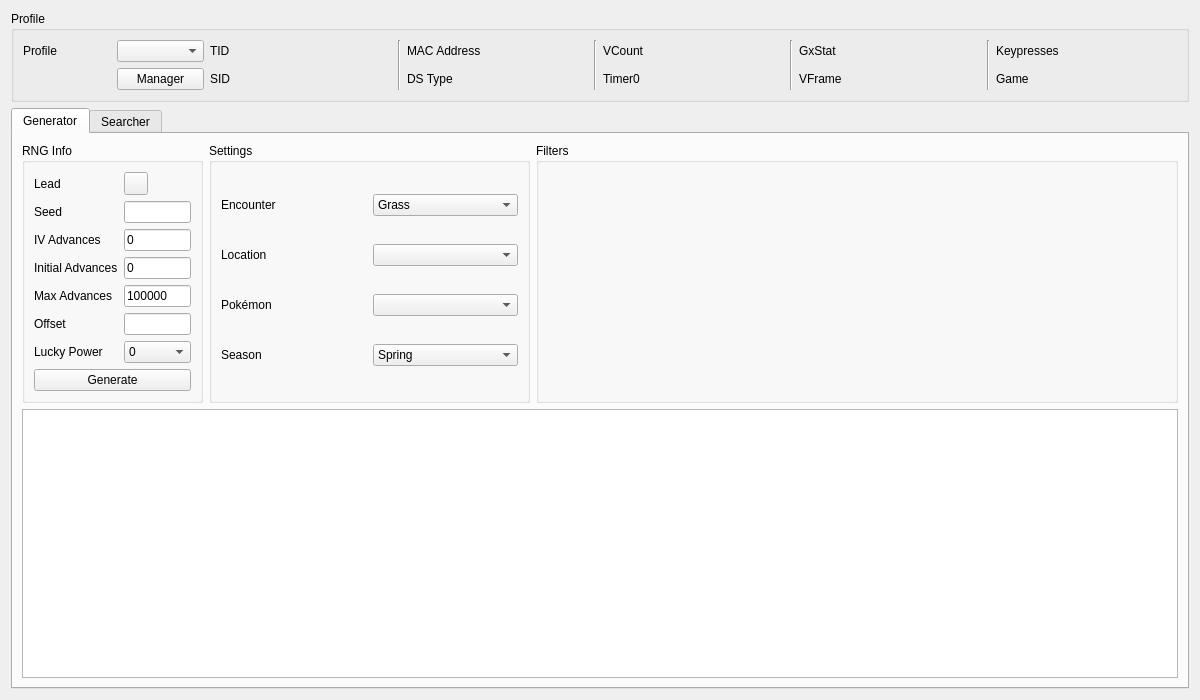
<?xml version="1.0" encoding="UTF-8"?>
<ui version="4.0">
 <class>Wild5</class>
 <widget class="QWidget" name="Wild5">
  <property name="geometry">
   <rect>
    <x>0</x>
    <y>0</y>
    <width>1200</width>
    <height>700</height>
   </rect>
  </property>
  <property name="windowTitle">
   <string>Gen 5 Wild</string>
  </property>
  <layout class="QGridLayout" name="gridLayout_8">
   <item row="0" column="0">
    <widget class="QGroupBox" name="groupBoxProfile">
     <property name="title">
      <string>Profile</string>
     </property>
     <layout class="QGridLayout" name="gridLayout_5">
      <item row="0" column="0">
       <widget class="QLabel" name="labelProfile">
        <property name="text">
         <string>Profile</string>
        </property>
       </widget>
      </item>
      <item row="0" column="1">
       <widget class="QComboBox" name="comboBoxProfiles"/>
      </item>
      <item row="1" column="1">
       <widget class="QPushButton" name="pushButtonProfileManager">
        <property name="text">
         <string>Manager</string>
        </property>
       </widget>
      </item>
      <item row="0" column="2">
       <widget class="QLabel" name="labelProfileTID">
        <property name="text">
         <string>TID</string>
        </property>
       </widget>
      </item>
      <item row="0" column="3">
       <widget class="QLabel" name="labelProfileTIDValue"/>
      </item>
      <item row="1" column="2">
       <widget class="QLabel" name="labelProfileSID">
        <property name="text">
         <string>SID</string>
        </property>
       </widget>
      </item>
      <item row="1" column="3">
       <widget class="QLabel" name="labelProfileSIDValue"/>
      </item>
      <item row="0" column="4" rowspan="2">
       <widget class="Line" name="line_4">
        <property name="orientation">
         <enum>Qt::Orientation::Vertical</enum>
        </property>
       </widget>
      </item>
      <item row="0" column="5">
       <widget class="QLabel" name="labelProfileMACAddress">
        <property name="text">
         <string>MAC Address</string>
        </property>
       </widget>
      </item>
      <item row="0" column="6">
       <widget class="QLabel" name="labelProfileMACAddressValue"/>
      </item>
      <item row="1" column="5">
       <widget class="QLabel" name="labelProfileDSType">
        <property name="text">
         <string>DS Type</string>
        </property>
       </widget>
      </item>
      <item row="1" column="6">
       <widget class="QLabel" name="labelProfileDSTypeValue"/>
      </item>
      <item row="0" column="7" rowspan="2">
       <widget class="Line" name="line_3">
        <property name="orientation">
         <enum>Qt::Orientation::Vertical</enum>
        </property>
       </widget>
      </item>
      <item row="0" column="8">
       <widget class="QLabel" name="labelProfileVCount">
        <property name="text">
         <string>VCount</string>
        </property>
       </widget>
      </item>
      <item row="0" column="9">
       <widget class="QLabel" name="labelProfileVCountValue"/>
      </item>
      <item row="1" column="8">
       <widget class="QLabel" name="labelProfileTimer0">
        <property name="text">
         <string>Timer0</string>
        </property>
       </widget>
      </item>
      <item row="1" column="9">
       <widget class="QLabel" name="labelProfileTimer0Value"/>
      </item>
      <item row="0" column="10" rowspan="2">
       <widget class="Line" name="line_2">
        <property name="orientation">
         <enum>Qt::Orientation::Vertical</enum>
        </property>
       </widget>
      </item>
      <item row="0" column="11">
       <widget class="QLabel" name="labelProfileGxStat">
        <property name="text">
         <string>GxStat</string>
        </property>
       </widget>
      </item>
      <item row="0" column="12">
       <widget class="QLabel" name="labelProfileGxStatValue"/>
      </item>
      <item row="1" column="11">
       <widget class="QLabel" name="labelProfileVFrame">
        <property name="text">
         <string>VFrame</string>
        </property>
       </widget>
      </item>
      <item row="1" column="12">
       <widget class="QLabel" name="labelProfileVFrameValue"/>
      </item>
      <item row="0" column="13" rowspan="2">
       <widget class="Line" name="line">
        <property name="orientation">
         <enum>Qt::Orientation::Vertical</enum>
        </property>
       </widget>
      </item>
      <item row="0" column="14">
       <widget class="QLabel" name="labelProfileKeypresses">
        <property name="text">
         <string>Keypresses</string>
        </property>
       </widget>
      </item>
      <item row="0" column="15">
       <widget class="QLabel" name="labelProfileKeypressesValue"/>
      </item>
      <item row="1" column="14">
       <widget class="QLabel" name="labelProfileGame">
        <property name="text">
         <string>Game</string>
        </property>
       </widget>
      </item>
      <item row="1" column="15">
       <widget class="QLabel" name="labelProfileGameValue"/>
      </item>
     </layout>
    </widget>
   </item>
   <item row="1" column="0">
    <widget class="QTabWidget" name="tabRNGSelector">
     <widget class="QWidget" name="tabGenerator">
      <attribute name="title">
       <string>Generator</string>
      </attribute>
      <layout class="QGridLayout" name="gridLayout_12">
       <item row="0" column="0">
        <widget class="QGroupBox" name="groupBoxGeneratorRNGInfo">
         <property name="sizePolicy">
          <sizepolicy hsizetype="Preferred" vsizetype="Preferred">
           <horstretch>1</horstretch>
           <verstretch>0</verstretch>
          </sizepolicy>
         </property>
         <property name="title">
          <string>RNG Info</string>
         </property>
         <layout class="QGridLayout" name="gridLayout_6">
          <item row="0" column="0">
           <widget class="QLabel" name="labelGeneratorLead">
            <property name="text">
             <string>Lead</string>
            </property>
           </widget>
          </item>
          <item row="0" column="1">
           <widget class="ComboMenu" name="comboMenuGeneratorLead"/>
          </item>
          <item row="1" column="0">
           <widget class="QLabel" name="labelGeneratorSeed">
            <property name="text">
             <string>Seed</string>
            </property>
           </widget>
          </item>
          <item row="1" column="1">
           <widget class="TextBox" name="textBoxGeneratorSeed"/>
          </item>
          <item row="2" column="0">
           <widget class="QLabel" name="labelGeneratorIVAdvances">
            <property name="text">
             <string>IV Advances</string>
            </property>
           </widget>
          </item>
          <item row="2" column="1">
           <widget class="TextBox" name="textBoxGeneratorIVAdvances">
            <property name="text">
             <string>0</string>
            </property>
           </widget>
          </item>
          <item row="3" column="0">
           <widget class="QLabel" name="labelGeneratorInitialAdvances">
            <property name="text">
             <string>Initial Advances</string>
            </property>
           </widget>
          </item>
          <item row="3" column="1">
           <widget class="TextBox" name="textBoxGeneratorInitialAdvances">
            <property name="text">
             <string notr="true">0</string>
            </property>
           </widget>
          </item>
          <item row="4" column="0">
           <widget class="QLabel" name="labelGeneratorMaxAdvances">
            <property name="text">
             <string>Max Advances</string>
            </property>
           </widget>
          </item>
          <item row="4" column="1">
           <widget class="TextBox" name="textBoxGeneratorMaxAdvances">
            <property name="text">
             <string notr="true">100000</string>
            </property>
           </widget>
          </item>
          <item row="5" column="0">
           <widget class="QLabel" name="labelGeneratorOffset">
            <property name="text">
             <string>Offset</string>
            </property>
           </widget>
          </item>
          <item row="5" column="1">
           <widget class="TextBox" name="textBoxGeneratorOffset"/>
          </item>
          <item row="6" column="0">
           <widget class="QLabel" name="labelGeneratorLuckyPower">
            <property name="text">
             <string>Lucky Power</string>
            </property>
           </widget>
          </item>
          <item row="6" column="1">
           <widget class="ComboBox" name="comboBoxGeneratorLuckyPower">
            <item>
             <property name="text">
              <string notr="true">0</string>
             </property>
            </item>
            <item>
             <property name="text">
              <string notr="true">1</string>
             </property>
            </item>
            <item>
             <property name="text">
              <string notr="true">2</string>
             </property>
            </item>
            <item>
             <property name="text">
              <string notr="true">3</string>
             </property>
            </item>
            <item>
             <property name="text">
              <string>S/MAX</string>
             </property>
            </item>
           </widget>
          </item>
          <item row="7" column="0" colspan="2">
           <widget class="QPushButton" name="pushButtonGenerate">
            <property name="text">
             <string>Generate</string>
            </property>
           </widget>
          </item>
         </layout>
        </widget>
       </item>
       <item row="0" column="1">
        <widget class="QGroupBox" name="groupBoxGeneratorSettings">
         <property name="sizePolicy">
          <sizepolicy hsizetype="Preferred" vsizetype="Preferred">
           <horstretch>2</horstretch>
           <verstretch>0</verstretch>
          </sizepolicy>
         </property>
         <property name="title">
          <string>Settings</string>
         </property>
         <layout class="QGridLayout" name="gridLayout_7">
          <item row="0" column="0">
           <widget class="QLabel" name="labelGeneratorEncounter">
            <property name="text">
             <string>Encounter</string>
            </property>
           </widget>
          </item>
          <item row="0" column="1">
           <widget class="ComboBox" name="comboBoxGeneratorEncounter">
            <item>
             <property name="text">
              <string>Grass</string>
             </property>
            </item>
            <item>
             <property name="text">
              <string>Dark Grass</string>
             </property>
            </item>
            <item>
             <property name="text">
              <string>Rustling Grass</string>
             </property>
            </item>
            <item>
             <property name="text">
              <string>Surfing</string>
             </property>
            </item>
            <item>
             <property name="text">
              <string>Rippling Surfing</string>
             </property>
            </item>
            <item>
             <property name="text">
              <string>Fishing</string>
             </property>
            </item>
            <item>
             <property name="text">
              <string>Rippling Fishing</string>
             </property>
            </item>
           </widget>
          </item>
          <item row="1" column="0">
           <widget class="QLabel" name="labelGeneratorLocation">
            <property name="text">
             <string>Location</string>
            </property>
           </widget>
          </item>
          <item row="1" column="1">
           <widget class="ComboBox" name="comboBoxGeneratorLocation"/>
          </item>
          <item row="2" column="0">
           <widget class="QLabel" name="labelGeneratorPokemon">
            <property name="text">
             <string>Pokémon</string>
            </property>
           </widget>
          </item>
          <item row="2" column="1">
           <widget class="ComboBox" name="comboBoxGeneratorPokemon"/>
          </item>
          <item row="3" column="0">
           <widget class="QLabel" name="labelGeneratorSeason">
            <property name="text">
             <string>Season</string>
            </property>
           </widget>
          </item>
          <item row="3" column="1">
           <widget class="QComboBox" name="comboBoxGeneratorSeason">
            <item>
             <property name="text">
              <string>Spring</string>
             </property>
            </item>
            <item>
             <property name="text">
              <string>Summer</string>
             </property>
            </item>
            <item>
             <property name="text">
              <string>Autumn</string>
             </property>
            </item>
            <item>
             <property name="text">
              <string>Winter</string>
             </property>
            </item>
           </widget>
          </item>
         </layout>
        </widget>
       </item>
       <item row="0" column="2">
        <widget class="QGroupBox" name="groupBoxGeneratorFilters">
         <property name="sizePolicy">
          <sizepolicy hsizetype="Preferred" vsizetype="Preferred">
           <horstretch>4</horstretch>
           <verstretch>0</verstretch>
          </sizepolicy>
         </property>
         <property name="title">
          <string>Filters</string>
         </property>
         <layout class="QGridLayout" name="gridLayout">
          <item row="0" column="0" rowspan="2">
           <widget class="Filter" name="filterGenerator" native="true"/>
          </item>
         </layout>
        </widget>
       </item>
       <item row="1" column="0" colspan="3">
        <widget class="TableView" name="tableViewGenerator"/>
       </item>
      </layout>
     </widget>
     <widget class="QWidget" name="tabSearcher">
      <attribute name="title">
       <string>Searcher</string>
      </attribute>
      <layout class="QGridLayout" name="gridLayout_3">
       <item row="0" column="0">
        <widget class="QGroupBox" name="groupBoxSearcherRNGInfo">
         <property name="sizePolicy">
          <sizepolicy hsizetype="Preferred" vsizetype="Preferred">
           <horstretch>1</horstretch>
           <verstretch>0</verstretch>
          </sizepolicy>
         </property>
         <property name="title">
          <string>RNG Info</string>
         </property>
         <layout class="QGridLayout" name="gridLayout_2">
          <item row="0" column="0">
           <widget class="QLabel" name="labelSearcherLead">
            <property name="text">
             <string>Lead</string>
            </property>
           </widget>
          </item>
          <item row="0" column="1">
           <widget class="ComboMenu" name="comboMenuSearcherLead"/>
          </item>
          <item row="1" column="0">
           <widget class="QLabel" name="labelSearcherInitialIVAdvances">
            <property name="text">
             <string>Initial IV Advances</string>
            </property>
           </widget>
          </item>
          <item row="1" column="1">
           <widget class="TextBox" name="textBoxSearcherInitialIVAdvances">
            <property name="text">
             <string>0</string>
            </property>
           </widget>
          </item>
          <item row="2" column="0">
           <widget class="QLabel" name="labelSearcherMaxIVAdvances">
            <property name="text">
             <string>Max IV Advances</string>
            </property>
           </widget>
          </item>
          <item row="2" column="1">
           <widget class="TextBox" name="textBoxSearcherMaxIVAdvances">
            <property name="text">
             <string>0</string>
            </property>
           </widget>
          </item>
          <item row="3" column="0">
           <widget class="QLabel" name="labelSearcherInitialAdvances">
            <property name="text">
             <string>Initial Advances</string>
            </property>
           </widget>
          </item>
          <item row="3" column="1">
           <widget class="TextBox" name="textBoxSearcherInitialAdvances">
            <property name="text">
             <string>0</string>
            </property>
           </widget>
          </item>
          <item row="4" column="0">
           <widget class="QLabel" name="labelSearcherMaxAdvances">
            <property name="text">
             <string>Max Advances</string>
            </property>
           </widget>
          </item>
          <item row="4" column="1">
           <widget class="TextBox" name="textBoxSearcherMaxAdvances">
            <property name="text">
             <string notr="true">100</string>
            </property>
           </widget>
          </item>
          <item row="5" column="0">
           <widget class="QLabel" name="labelSearcherLuckyPower">
            <property name="text">
             <string>Lucky Power</string>
            </property>
           </widget>
          </item>
          <item row="5" column="1">
           <widget class="ComboBox" name="comboBoxSearcherLuckyPower">
            <item>
             <property name="text">
              <string notr="true">0</string>
             </property>
            </item>
            <item>
             <property name="text">
              <string notr="true">1</string>
             </property>
            </item>
            <item>
             <property name="text">
              <string notr="true">2</string>
             </property>
            </item>
            <item>
             <property name="text">
              <string notr="true">3</string>
             </property>
            </item>
            <item>
             <property name="text">
              <string>S/MAX</string>
             </property>
            </item>
           </widget>
          </item>
          <item row="6" column="0">
           <widget class="QLabel" name="labelSearcherStartDate">
            <property name="text">
             <string>Start Date</string>
            </property>
           </widget>
          </item>
          <item row="6" column="1">
           <widget class="DateEdit" name="dateEditSearcherStartDate"/>
          </item>
          <item row="7" column="0">
           <widget class="QLabel" name="labelSearcherEndDate">
            <property name="text">
             <string>End Date</string>
            </property>
           </widget>
          </item>
          <item row="7" column="1">
           <widget class="DateEdit" name="dateEditSearcherEndDate"/>
          </item>
          <item row="8" column="0" colspan="2">
           <layout class="QHBoxLayout" name="horizontalLayout">
            <item>
             <widget class="QPushButton" name="pushButtonSearch">
              <property name="text">
               <string>Search</string>
              </property>
             </widget>
            </item>
            <item>
             <widget class="QPushButton" name="pushButtonCancel">
              <property name="enabled">
               <bool>false</bool>
              </property>
              <property name="text">
               <string>Cancel</string>
              </property>
             </widget>
            </item>
           </layout>
          </item>
         </layout>
        </widget>
       </item>
       <item row="0" column="1">
        <widget class="QGroupBox" name="groupBoxSearcherSettings">
         <property name="sizePolicy">
          <sizepolicy hsizetype="Preferred" vsizetype="Preferred">
           <horstretch>2</horstretch>
           <verstretch>0</verstretch>
          </sizepolicy>
         </property>
         <property name="title">
          <string>Settings</string>
         </property>
         <layout class="QGridLayout" name="gridLayout_9">
          <item row="0" column="0">
           <widget class="QLabel" name="labelSearcherEncounter">
            <property name="text">
             <string>Encounter</string>
            </property>
           </widget>
          </item>
          <item row="0" column="1">
           <widget class="ComboBox" name="comboBoxSearcherEncounter">
            <item>
             <property name="text">
              <string>Grass</string>
             </property>
            </item>
            <item>
             <property name="text">
              <string>Dark Grass</string>
             </property>
            </item>
            <item>
             <property name="text">
              <string>Rustling Grass</string>
             </property>
            </item>
            <item>
             <property name="text">
              <string>Surfing</string>
             </property>
            </item>
            <item>
             <property name="text">
              <string>Rippling Surfing</string>
             </property>
            </item>
            <item>
             <property name="text">
              <string>Fishing</string>
             </property>
            </item>
            <item>
             <property name="text">
              <string>Rippling Fishing</string>
             </property>
            </item>
           </widget>
          </item>
          <item row="1" column="0">
           <widget class="QLabel" name="labelSearcherLocation">
            <property name="text">
             <string>Location</string>
            </property>
           </widget>
          </item>
          <item row="1" column="1">
           <widget class="ComboBox" name="comboBoxSearcherLocation"/>
          </item>
          <item row="2" column="0">
           <widget class="QLabel" name="labelSearcherPokemon">
            <property name="text">
             <string>Pokémon</string>
            </property>
           </widget>
          </item>
          <item row="2" column="1">
           <widget class="ComboBox" name="comboBoxSearcherPokemon"/>
          </item>
          <item row="3" column="1">
           <widget class="QComboBox" name="comboBoxSearcherSeason">
            <item>
             <property name="text">
              <string>Spring</string>
             </property>
            </item>
            <item>
             <property name="text">
              <string>Summer</string>
             </property>
            </item>
            <item>
             <property name="text">
              <string>Autumn</string>
             </property>
            </item>
            <item>
             <property name="text">
              <string>Winter</string>
             </property>
            </item>
           </widget>
          </item>
          <item row="3" column="0">
           <widget class="QLabel" name="labelSearcherSeason">
            <property name="text">
             <string>Season</string>
            </property>
           </widget>
          </item>
          <item row="4" column="0" colspan="2">
           <widget class="QLabel" name="labelIVFastSearch">
            <property name="sizePolicy">
             <sizepolicy hsizetype="Preferred" vsizetype="Fixed">
              <horstretch>0</horstretch>
              <verstretch>0</verstretch>
             </sizepolicy>
            </property>
            <property name="text">
             <string/>
            </property>
           </widget>
          </item>
         </layout>
        </widget>
       </item>
       <item row="0" column="2">
        <widget class="QGroupBox" name="groupBoxSearcherFilters">
         <property name="sizePolicy">
          <sizepolicy hsizetype="Preferred" vsizetype="Preferred">
           <horstretch>4</horstretch>
           <verstretch>0</verstretch>
          </sizepolicy>
         </property>
         <property name="title">
          <string>Filters</string>
         </property>
         <layout class="QGridLayout" name="gridLayout_4">
          <item row="0" column="0" rowspan="2">
           <widget class="Filter" name="filterSearcher" native="true"/>
          </item>
         </layout>
        </widget>
       </item>
       <item row="1" column="0" colspan="3">
        <widget class="QProgressBar" name="progressBar"/>
       </item>
       <item row="2" column="0" colspan="3">
        <widget class="TableView" name="tableViewSearcher">
         <property name="sortingEnabled">
          <bool>true</bool>
         </property>
        </widget>
       </item>
      </layout>
     </widget>
    </widget>
   </item>
  </layout>
 </widget>
 <customwidgets>
  <customwidget>
   <class>TextBox</class>
   <extends>QLineEdit</extends>
   <header>Form/Controls/TextBox.hpp</header>
  </customwidget>
  <customwidget>
   <class>TableView</class>
   <extends>QTableView</extends>
   <header>Form/Controls/TableView.hpp</header>
  </customwidget>
  <customwidget>
   <class>DateEdit</class>
   <extends>QDateEdit</extends>
   <header>Form/Controls/DateEdit.hpp</header>
  </customwidget>
  <customwidget>
   <class>Filter</class>
   <extends>QWidget</extends>
   <header>Form/Controls/Filter.hpp</header>
   <container>1</container>
  </customwidget>
  <customwidget>
   <class>ComboBox</class>
   <extends>QComboBox</extends>
   <header>Form/Controls/ComboBox.hpp</header>
  </customwidget>
  <customwidget>
   <class>ComboMenu</class>
   <extends>QToolButton</extends>
   <header>Form/Controls/ComboMenu.hpp</header>
  </customwidget>
 </customwidgets>
 <tabstops>
  <tabstop>comboBoxProfiles</tabstop>
  <tabstop>pushButtonProfileManager</tabstop>
  <tabstop>tabRNGSelector</tabstop>
  <tabstop>comboMenuGeneratorLead</tabstop>
  <tabstop>textBoxGeneratorSeed</tabstop>
  <tabstop>textBoxGeneratorIVAdvances</tabstop>
  <tabstop>textBoxGeneratorInitialAdvances</tabstop>
  <tabstop>textBoxGeneratorMaxAdvances</tabstop>
  <tabstop>textBoxGeneratorOffset</tabstop>
  <tabstop>comboBoxGeneratorLuckyPower</tabstop>
  <tabstop>pushButtonGenerate</tabstop>
  <tabstop>comboBoxGeneratorEncounter</tabstop>
  <tabstop>comboBoxGeneratorLocation</tabstop>
  <tabstop>comboBoxGeneratorPokemon</tabstop>
  <tabstop>comboBoxGeneratorSeason</tabstop>
  <tabstop>tableViewGenerator</tabstop>
  <tabstop>comboMenuSearcherLead</tabstop>
  <tabstop>textBoxSearcherInitialIVAdvances</tabstop>
  <tabstop>textBoxSearcherMaxIVAdvances</tabstop>
  <tabstop>textBoxSearcherInitialAdvances</tabstop>
  <tabstop>textBoxSearcherMaxAdvances</tabstop>
  <tabstop>comboBoxSearcherLuckyPower</tabstop>
  <tabstop>dateEditSearcherStartDate</tabstop>
  <tabstop>dateEditSearcherEndDate</tabstop>
  <tabstop>pushButtonSearch</tabstop>
  <tabstop>pushButtonCancel</tabstop>
  <tabstop>comboBoxSearcherEncounter</tabstop>
  <tabstop>comboBoxSearcherLocation</tabstop>
  <tabstop>comboBoxSearcherPokemon</tabstop>
  <tabstop>comboBoxSearcherSeason</tabstop>
  <tabstop>tableViewSearcher</tabstop>
 </tabstops>
 <resources/>
 <connections/>
</ui>
